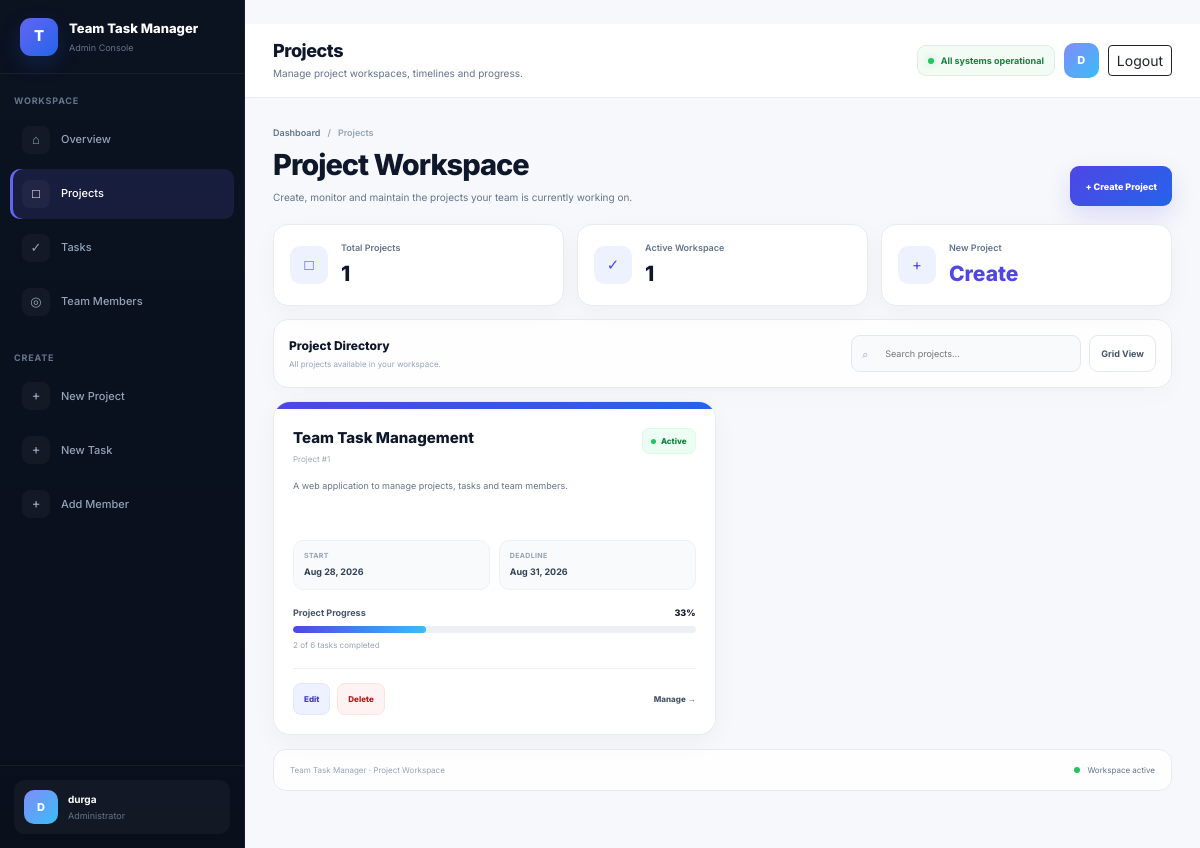
The page /projects/ (signed in) on the database its author committed.
### accounts/models.py (models this page shows, shortened)
class User(AbstractUser):
    class Role(models.TextChoices):
        ADMIN = "ADMIN", "Admin"
        TEAM_MEMBER = "TEAM_MEMBER", "Team Member"
    role = models.CharField(
        max_length=20,
        choices=Role.choices,
        default=Role.TEAM_MEMBER,
    )

### projects/models.py (models this page shows, shortened)
class Project(models.Model):
    name = models.CharField(max_length=200)
    description = models.TextField(blank=True)
    start_date = models.DateField()
    end_date = models.DateField()
    created_at = models.DateTimeField(auto_now_add=True)
    updated_at = models.DateTimeField(auto_now=True)
    class Meta:
        ordering = ["-created_at"]
    @property
    def total_tasks(self):
        return self.tasks.count()
    @property
    def completed_tasks(self):
        return self.tasks.filter(
            status="COMPLETED"
        ).count()
    @property
    def progress_percentage(self):
        total = self.total_tasks
        if total == 0:
            return 0
        return round(
            (self.completed_tasks / total) * 100
        )

### projects/views.py (the view)
@login_required
def project_list(request):
    if not admin_only(request):
        return redirect("accounts:member_dashboard")
    projects = Project.objects.all()
    return render(
        request,
        "projects/project_list.html",
        {"projects": projects},
    )

### projects/views.py (called while the page is built)
def admin_only(request):
    return request.user.is_authenticated and (
        request.user.role == User.Role.ADMIN
    )

### templates/projects/project_list.html (shortened to what this page needs)
<!DOCTYPE html>
<html lang="en">
<head>
    <link
        href="https://cdn.jsdelivr.net/npm/bootstrap@5.3.3/dist/css/bootstrap.min.css"
        rel="stylesheet"
    >
</head>
<body>
<div class="app">
    <aside class="sidebar">
        <div class="sidebar-brand">
            <div class="brand-mark">
                T
            </div>
            <div>
                <div class="brand-name">
                    Team Task Manager
                </div>
                <div class="brand-subtitle">
                    Admin Console
                </div>
            </div>
        </div>
        <div class="sidebar-section">
            Workspace
        </div>
        <nav class="nav-list">
            <a
                href="{% url 'accounts:admin_dashboard' %}"
                class="nav-link"
            >
                <span class="nav-icon">
                    ⌂
                </span>
                <span>
                    Overview
                </span>
            </a>
            <a
                href="{% url 'projects:project_list' %}"
                class="nav-link active"
            >
                <span class="nav-icon">
                    □
                </span>
                <span>
                    Projects
                </span>
            </a>
            <a
                href="{% url 'tasks:task_list' %}"
                class="nav-link"
            >
                <span class="nav-icon">
                    ✓
                </span>
                <span>
                    Tasks
                </span>
            </a>
            <a
                href="{% url 'accounts:team_members' %}"
                class="nav-link"
            >
                <span class="nav-icon">
                    ◎
                </span>
                <span>
                    Team Members
                </span>
            </a>
        </nav>
        <div class="sidebar-section">
            Create
        </div>
        <nav class="nav-list">
            <a
                href="{% url 'projects:project_create' %}"
                class="nav-link"
            >
                <span class="nav-icon">
                    +
                </span>
                <span>
                    New Project
                </span>
            </a>
            <a
                href="{% url 'tasks:task_create' %}"
                class="nav-link"
            >
                <span class="nav-icon">
                    +
                </span>
                <span>
                    New Task
                </span>
            </a>
            <a
                href="{% url 'accounts:add_team_member' %}"
                class="nav-link"
            >
                <span class="nav-icon">
                    +
                </span>
                <span>
                    Add Member
                </span>
            </a>
        </nav>
        <div class="sidebar-spacer"></div>
        <div class="sidebar-footer">
            <div class="sidebar-user">
                <div class="sidebar-avatar">
                    {{ request.user.username|first|upper }}
                </div>
                <div>
                    <div class="sidebar-user-name">
                        {{ request.user.username }}
                    </div>
                    <div class="sidebar-user-role">
                        Administrator
                    </div>
                </div>
            </div>
        </div>
    </aside>
    <main class="main">
        <header class="topbar">
            <div class="topbar-left">
                <h1 class="topbar-title">
                    Projects
                </h1>
                <p class="topbar-subtitle">
                    Manage project workspaces, timelines and progress.
                </p>
            </div>
            <div class="topbar-right">
                <div class="system-pill">
                    <span class="system-dot"></span>
                    All systems operational
                </div>
                <div class="topbar-avatar">
                    {{ request.user.username|first|upper }}
                </div>
                <a
                    href="{% url 'accounts:logout' %}"
                    class="btn btn-sm btn-outline-dark"
                >
                    Logout
                </a>
            </div>
        </header>
        <div class="content">
            <section class="page-header">
                <div>
                    <div class="breadcrumb">
                        <a
                            href="{% url 'accounts:admin_dashboard' %}"
                        >
                            Dashboard
                        </a>
                        <span>
                            /
                        </span>
                        <span>
                            Projects
                        </span>
                    </div>
                    <h2 class="page-title">
                        Project Workspace
                    </h2>
                    <p class="page-description">
                        Create, monitor and maintain the projects
                        your team is currently working on.
                    </p>
                </div>
                <a
                    href="{% url 'projects:project_create' %}"
                    class="create-btn"
                >
                    +
                    Create Project
                </a>
            </section>
            <section class="kpi-grid">
                <div class="kpi-card">
                    <div class="kpi-icon">
                        □
                    </div>
                    <div>
                        <div class="kpi-label">
                            Total Projects
                        </div>
                        <div class="kpi-value">
                            {{ projects|length }}
                        </div>
                    </div>
                </div>
                <div class="kpi-card">
                    <div class="kpi-icon">
                        ✓
                    </div>
                    <div>
                        <div class="kpi-label">
                            Active Workspace
                        </div>
                        <div class="kpi-value">
                            {{ projects|length }}
                        </div>
                    </div>
                </div>
                <div class="kpi-card">
                    <div class="kpi-icon">
                        +
                    </div>
                    <div>
                        <div class="kpi-label">
                            New Project
                        </div>
                        <div class="kpi-value">
                            <a
                                href="{% url 'projects:project_create' %}"
                                style="color:#4f46e5;"
                            >
                                Create
                            </a>
                        </div>
                    </div>
                </div>
            </section>
            <section class="toolbar">
                <div>
                    <div class="toolbar-heading">
                        Project Directory
                    </div>
                    <div class="toolbar-subtext">
                        All projects available in your workspace.
                    </div>
                </div>
                <div class="toolbar-right">
                    <div class="search">
                        <span class="search-icon">
                        </span>
                        <input
                            type="text"
                            id="projectSearch"
                            placeholder="Search projects..."
                            autocomplete="off"
                        >
                    </div>
                    <div class="view-pill">
                        Grid View
                    </div>
                </div>
            </section>
            <section class="project-grid" id="projectGrid">
                {% for project in projects %}
                    <article class="project-card">
                        <div class="project-top"></div>
                        <div class="project-body">
                            <div class="project-header">
                                <div class="project-title-wrap">
                                    <h3 class="project-title">
                                        {{ project.name }}
                                    </h3>
                                    <div class="project-id">
                                        Project #{{ forloop.counter }}
                                    </div>
                                </div>
                                {% if project.progress_percentage == 100 %}
                                    <span class="status status-complete">
                                        <span class="status-dot"></span>
                                        Completed
                                    </span>
                                {% else %}
                                    <span class="status status-active">
                                        <span class="status-dot"></span>
                                        Active
                                    </span>
                                {% endif %}
                            </div>
                            <p class="project-description">
                                {% if project.description %}
                                    {{ project.description|truncatechars:115 }}
                                {% else %}
                                    No project description has been added yet.
                                {% endif %}
                            </p>
                            <div class="date-row">
                                <div class="date-box">
                                    <div class="date-label">
                                        Start
                                    </div>
                                    <div class="date-value">
                                        {{ project.start_date|date:"M d, Y" }}
                                    </div>
                                </div>
                                <div class="date-box">
                                    <div class="date-label">
                                        Deadline
                                    </div>
                                    <div class="date-value">
                                        {{ project.end_date|date:"M d, Y" }}
                                    </div>
                                </div>
                            </div>
                            <div class="progress-section">
                                <div class="progress-header">
                                    <span class="progress-label">
                                        Project Progress
                                    </span>
                                    <span class="progress-value">
                                        {{ project.progress_percentage }}%
                                    </span>
                                </div>
                                <div class="progress-track">
                                    <div
                                        class="progress-fill"
                                        style="width: {{ project.progress_percentage }}%;"
                                    ></div>
                                </div>
                                <div class="task-count">
                                    {{ project.completed_tasks }}
                                    of
                                    {{ project.total_tasks }}
                                    tasks completed
                                </div>
                            </div>
                            <div class="project-actions">
                                <div class="left-actions">
                                    <a
                                        href="{% url 'projects:project_edit' project.id %}"
                                        class="action-btn action-edit"
                                    >
                                        Edit
                                    </a>
                                    <a
                                        href="{% url 'projects:project_delete' project.id %}"
                                        class="action-btn action-delete"
                                    >
                                        Delete
                                    </a>
                                </div>
                                <a
                                    href="{% url 'projects:project_edit' project.id %}"
                                    class="open-btn"
                                >
                                    Manage
                                    →
                                </a>
                            </div>
                        </div>
                    </article>
                {% endfor %}
            </section>
            <footer class="footer">
                <div>
                    Team Task Manager · Project Workspace
                </div>
                <div class="footer-status">
                    <span class="footer-dot"></span>
                    Workspace active
                </div>
            </footer>
        </div>
    </main>
</div>
</body>
</html>

### rows shown on the page
User: user.username|first "D", user.username "durga"
Project: name "Team Task Management", shows "Active", description "A web application to manage projects, tasks and team members.", start_date "Aug 28, 2026", end_date "Aug 31, 2026", progress_percentage "33", completed_tasks "2", total_tasks "6"

### other values the page prints
{{ projects|length }} "1"
